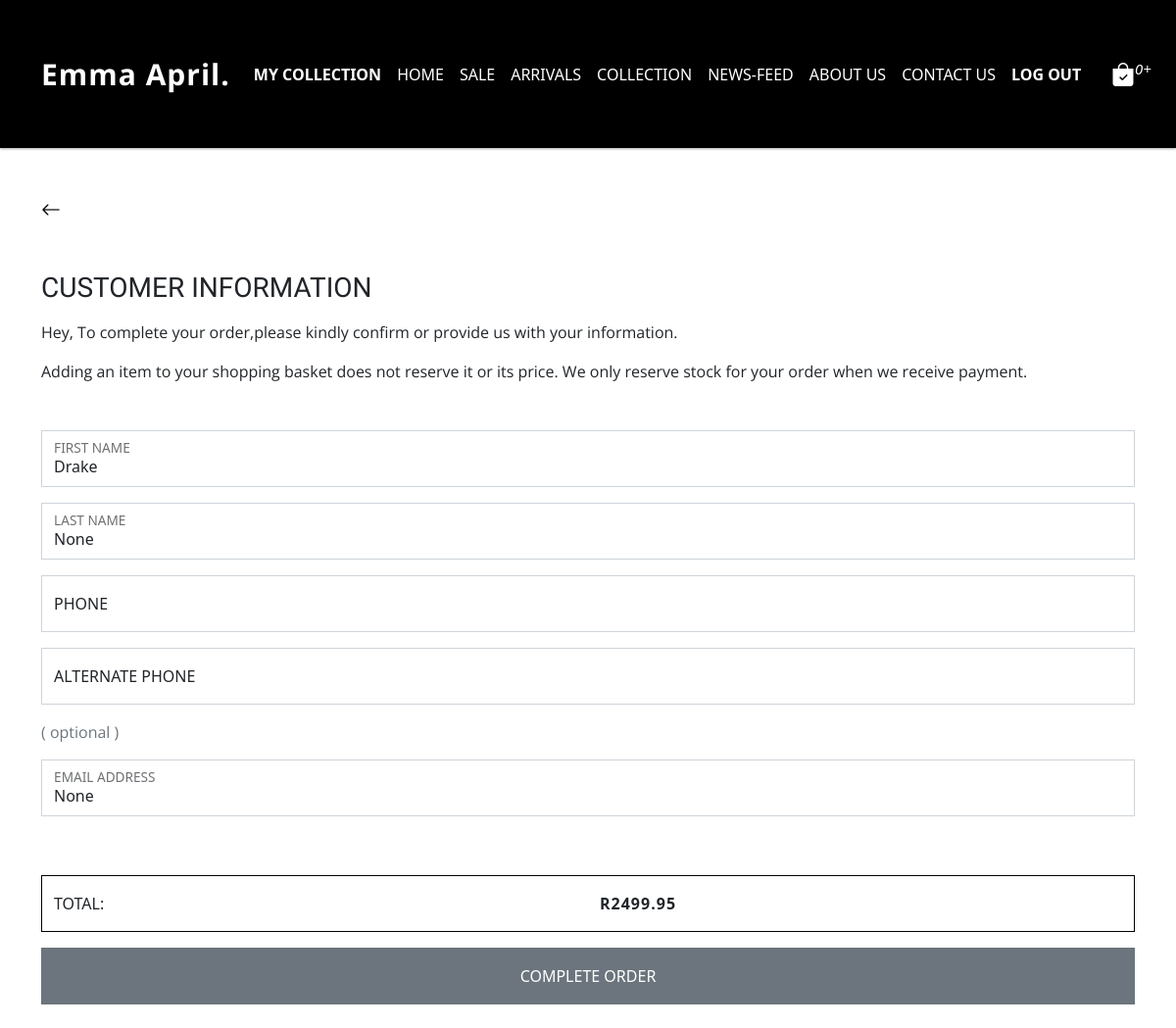
/payment/16 (signed in), run on the app's committed database.
### client/models.py (models this page shows, shortened)
class CustomerModel(models.Model):
    user = models.OneToOneField(User,null=True, on_delete=models.CASCADE,unique=True)
    first_name = models.CharField(max_length=200,null=True,blank=True)
    last_name = models.CharField(max_length=200,null=True,blank=True)
    email = models.CharField(max_length=200,null=True,blank=True)
    phone = models.IntegerField(null=True,blank=True)
    formComplete = models.CharField(max_length=100,null=True,blank=True,default = 'No')
    date_created = models.DateTimeField(auto_now_add=True, null=True)

class DeliveryOption(models.Model):
    CustomerId = models.ForeignKey(CustomerModel, blank=True, null=True,on_delete=models.CASCADE,related_name="customer_order",default=None)
    UserItems = models.ManyToManyField(CartItems,related_name="user_cart",blank=True,default=None)
    Option_Picked = models.CharField(max_length=100,null=True,blank=True)
    GrandTotal = models.FloatField(null=True,blank=True)
    AmountDue = models.FloatField(null=True,blank=True)
    Name = models.CharField(max_length=300,null=True,blank=True)
    LastName = models.CharField(max_length=300,null=True,blank=True)
    Contact = models.CharField(max_length=300,null=True,blank=True)
    AltContact = models.CharField(max_length=300,null=True,blank=True)
    Email = models.CharField(max_length=300,null=True,blank=True)
    ComplexDetails = models.CharField(max_length=300,null=True,blank=True)
    Street = models.CharField(max_length=300,null=True,blank=True)
    Suburb = models.CharField(max_length=300,null=True,blank=True)
    City = models.CharField(max_length=300,null=True,blank=True)
    Province = models.CharField(max_length=300,null=True,blank=True)
    PostalCode = models.CharField(max_length=300,null=True,blank=True)
    object_Name = models.CharField(max_length=300,null=True,blank=True)
    customer_ref = models.CharField(max_length=100,null=True,blank=True,unique=True)
    paxiPackageId = models.CharField(max_length=100,null=True,blank=True)
    deliveryFee = models.FloatField(null=True,blank=True)
    addressLine1 = models.CharField(max_length=300,null=True,blank=True)
    addressLine2 = models.CharField(max_length=300,null=True,blank=True)
    addressLine3 = models.CharField(max_length=300,null=True,blank=True)
    addressLine4 = models.CharField(max_length=300,null=True,blank=True)
    addressLine5 = models.CharField(max_length=300,null=True,blank=True)
    addressLine6 = models.CharField(max_length=300,null=True,blank=True)
    addressLine7 = models.CharField(max_length=300,null=True,blank=True)
    order_date = models.DateField(auto_now_add=True, null=True)
    date_created = models.DateTimeField(auto_now_add=True, null=True)

### client/views.py (the view, shortened to what this page needs)
# urls.py: path('payment/<int:item_id>',views.Payment,name='payment'),
def Payment(request,item_id):
    CustomerCart = DeliveryOption.objects.get(id =item_id)
    current_user = request.user
    customerInstance = CustomerModel.objects.get(user = current_user)
    cartCount = CartItems.objects.filter( Q(satus = "cart") & Q(CustomerId = customerInstance)).count()
    context = {
        "CustomerCart" : CustomerCart,
        "customerInstance" : customerInstance,
        "cartCount" : cartCount
    }
    return render(request,'client/payment.html',context)

### client/templates/client/payment.html (shortened to what this page needs)
{% extends 'client/base.html' %} {% load static %} {% block content %}
{% include 'partials/navbar.html'%}
<main class="container mt-5">
  <a role="button" onclick="history.back()" style="color: black">
    <i class="bi bi-arrow-left" style="font-size: 20px"></i>
  </a>
  <h3 class="heading_style mb-3 mt-5">CUSTOMER INFORMATION</h3>
  <p>
    Hey, To complete your order,please kindly confirm or provide us with your
    information.
  </p>
  <p>
    Adding an item to your shopping basket does not reserve it or its price. We
    only reserve stock for your order when we receive payment.
  </p>
  <form action="" method="POST" autocomplete="off" class="mt-5">
    <div class="form-floating mb-3">
      <input
        type="text"
        class="form-control rounded-0"
        id="floatingInput"
        placeholder="FIRST NAME"
        name="FirstName"
        value="{{customerInstance.first_name}}"
      />
      <label class="pb-5 mb-3" for="floatingInput">FIRST NAME</label>
    </div>
    <div class="form-floating mb-3">
      <input
        type="text"
        class="form-control rounded-0"
        id="floatingInput"
        placeholder="LAST NAME"
        name="LastName"
        value="{{customerInstance.last_name}}"
      />
      <label for="floatingInput">LAST NAME</label>
    </div>
    <div class="form-floating mb-3">
      <input
        type="number"
        class="form-control rounded-0"
        id="floatingInput"
        placeholder="PHONE"
        name="Phone"
        value="{{customerInstance.phone}}"
      />
      <label for="floatingInput">PHONE</label>
    </div>
    <div class="form-floating mb-3">
      <input
        type="number"
        class="form-control rounded-0"
        id="floatingInput"
        placeholder="PHONE"
        name="altPhone"
      />
      <label for="floatingInput">ALTERNATE PHONE</label>
      <p class="text-secondary mt-3">( optional )</p>
    </div>
    <div class="form-floating mb-3">
      <input
        type="email"
        class="form-control rounded-0"
        id="floatingInput"
        placeholder="name@example.com"
        name="Email"
        value="{{customerInstance.email}}"
      />
      <label for="floatingInput">EMAIL ADDRESS</label>
    </div>
    <div class="container fixed-bottom bg-white" hx-boost="true">
      <div
        class="row mb-3 border mx-0 py-3"
        style="border-color: black !important"
      >
        <div class="col">TOTAL:</div>
        <div class="col fw-bold" style="letter-spacing: 1px">
          R{{CustomerCart.AmountDue}}
        </div>
      </div>
      <button
        type="submit"
        class="btn btn-secondary py-3 mb-4 rounded-0"
        style="width: 100%"
        name="CompleteApplication"
      >
        COMPLETE ORDER
      </button>
    </div>
  </form>
</main>
<div style="height: 200px; width: 100%"></div>
{% endblock %}

### static/CSS/main.css (style rules this page uses)
:root { --primary-color: darkblue; }
p { font-family: "Open Sans", sans-serif; }

### static/CSS/index.css (style rules this page uses)
.heading_style { font-family: "Tenor Sans", sans-serif; }

### static/CSS/saleCollection.css (style rules this page uses)
.heading_style { font-family: "Tenor Sans", sans-serif; }

### data on the page
CustomerModel: FirstName "Drake", LastName "None", Email "None"
DeliveryOption: AmountDue "2499.95"

### other printed values
{{ cartCount }} "0"
